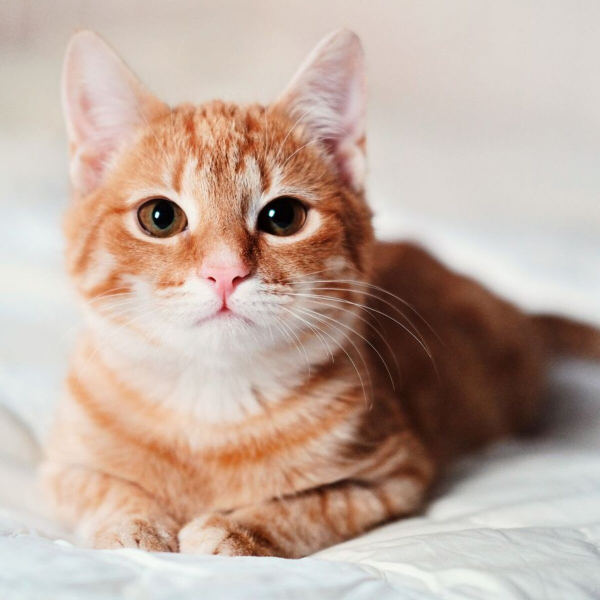
#> input picture dataset-card.jpg, 1200 x 1200 px, found by its file name (shown at 1/2 size)
$ jupyter execute 'IPPR EXP 1 part 1.ipynb'
#> lines starting #> are read from the running program, lines starting #| are printed output that depends on the picture; after the words box and inside, x2 and y2 are one past the last pixel; in counts of white or black regions, pixels touching at a corner belong together
[cell 1]
import cv2
import numpy as np
import matplotlib.pyplot as plt

# Input Image

[cell 2]
img = cv2.imread(r"C:\Users\Soham M\Desktop\B.Tech\IPPR\dataset-card.jpg")
#> img is the input picture: shape (1200, 1200, 3); mean B, G, R 160.2, 172.1, 193.3

img_rgb = cv2.cvtColor(img, cv2.COLOR_BGR2RGB)

plt.imshow(img_rgb)
plt.title("Original Image")
plt.axis("off")

# Arithmetic Operations

[cell 3]
bright = cv2.add(img, np.ones(img.shape, dtype='uint8') * 50)
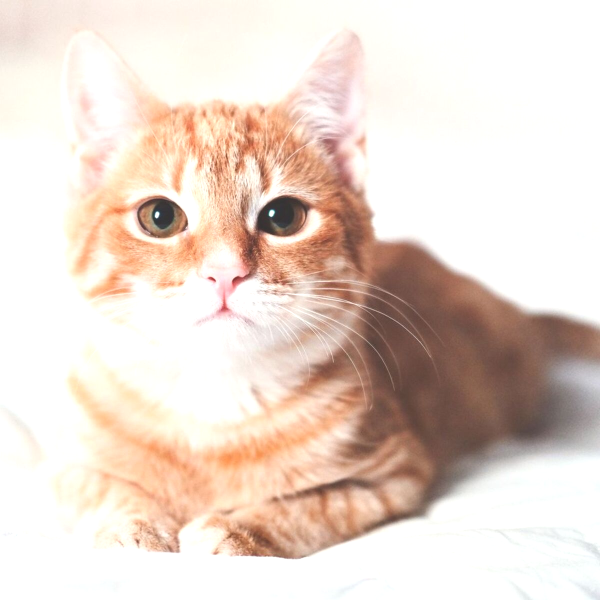
#> bright: shape (1200, 1200, 3) (shown at 1/2 size); mean B, G, R 205.8, 216.3, 232.5
bright_rgb = cv2.cvtColor(bright, cv2.COLOR_BGR2RGB)

plt.imshow(bright_rgb)
plt.title("Image Addition (Brightness Increased)")
plt.axis("off")

[cell 4]
dark = cv2.subtract(img, np.ones(img.shape, dtype='uint8') * 100)
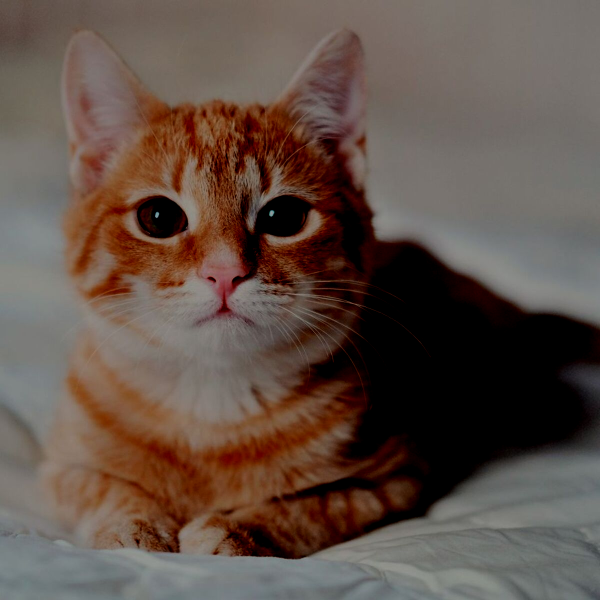
#> dark: shape (1200, 1200, 3) (shown at 1/2 size); mean B, G, R 71.5, 80.2, 96.6
dark_rgb = cv2.cvtColor(dark, cv2.COLOR_BGR2RGB)

plt.imshow(dark_rgb)
plt.title("Image Subtraction (Brightness Decreased)")
plt.axis("off")

[cell 5]
mul = cv2.multiply(img, np.array([1.2]))
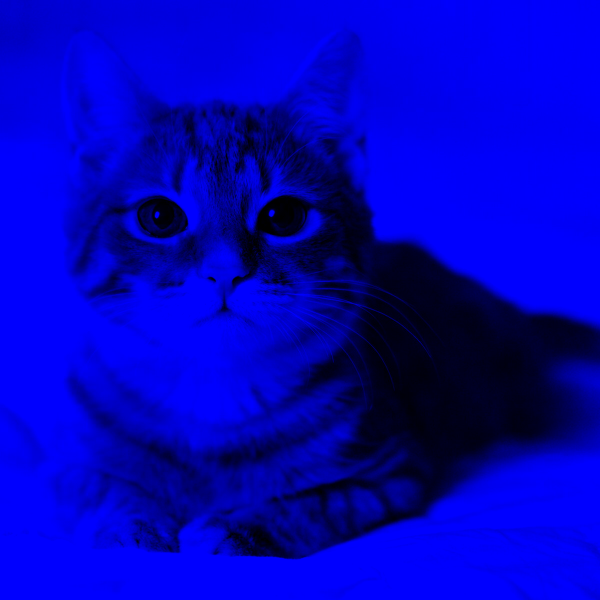
#> mul: shape (1200, 1200, 3) (shown at 1/2 size); mean B, G, R 189.5, 0, 0
mul_rgb = cv2.cvtColor(mul, cv2.COLOR_BGR2RGB)

plt.imshow(mul_rgb)
plt.title("Image Multiplication")
plt.axis("off")

[cell 6]
div = cv2.divide(img, np.array([1.5]))
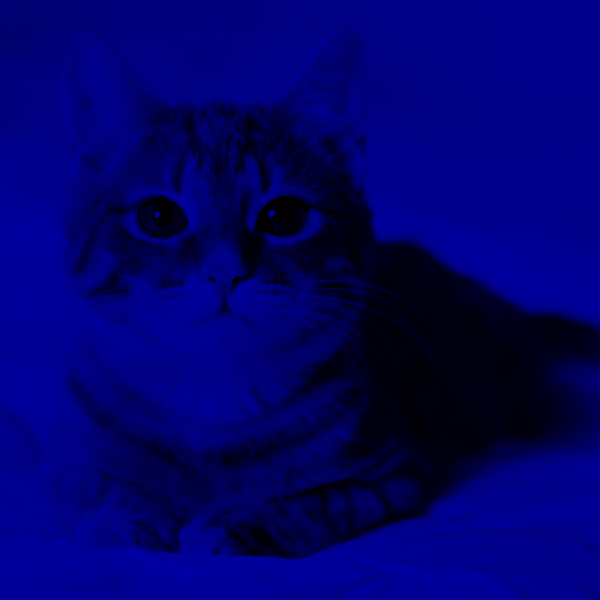
#> div: shape (1200, 1200, 3) (shown at 1/2 size); mean B, G, R 106.8, 0, 0
div_rgb = cv2.cvtColor(div, cv2.COLOR_BGR2RGB)

plt.imshow(div_rgb)
plt.title("Image Division")
plt.axis("off")

# Logical Operations

[cell 7]
gray = cv2.cvtColor(img, cv2.COLOR_BGR2GRAY)
plt.imshow(gray, cmap='gray')
plt.title("Grayscale Image")
plt.axis("off")

[cell 8]
_, mask = cv2.threshold(gray, 120, 255, cv2.THRESH_BINARY)
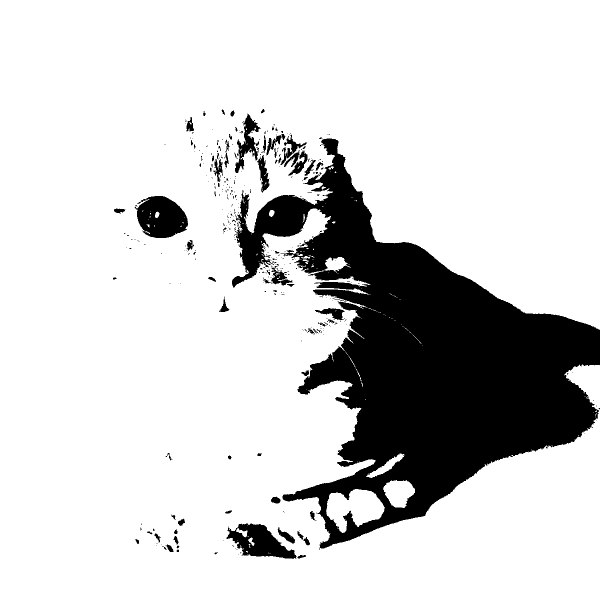
#> mask: shape (1200, 1200) (shown at 1/2 size); 82.2% white; 382 black regions (308 under 20 px), largest, box (x1, y1, x2, y2) and area: (464, 277, 1200, 1097) 232309, (269, 392, 376, 476) 6413, (452, 1047, 594, 1118) 5266
plt.imshow(mask, cmap='gray')
plt.title("Binary Mask")
plt.axis("off")

[cell 9]
bit_and = cv2.bitwise_and(img, img, mask=mask)
bit_and_rgb = cv2.cvtColor(bit_and, cv2.COLOR_BGR2RGB)

plt.imshow(bit_and_rgb)
plt.title("Bitwise AND")
plt.axis("off")

[cell 10]
bit_or = cv2.bitwise_or(img, img, mask=mask)
bit_or_rgb = cv2.cvtColor(bit_or, cv2.COLOR_BGR2RGB)

plt.imshow(bit_or_rgb)
plt.title("Bitwise OR")
plt.axis("off")

[cell 11]
bit_xor = cv2.bitwise_xor(img, img, mask=mask)
#> bit_xor: shape (1200, 1200, 3); every value is 0
bit_xor_rgb = cv2.cvtColor(bit_xor, cv2.COLOR_BGR2RGB)

plt.imshow(bit_xor_rgb)
plt.title("Bitwise XOR")
plt.axis("off")

[cell 12]
bit_not = cv2.bitwise_not(img)
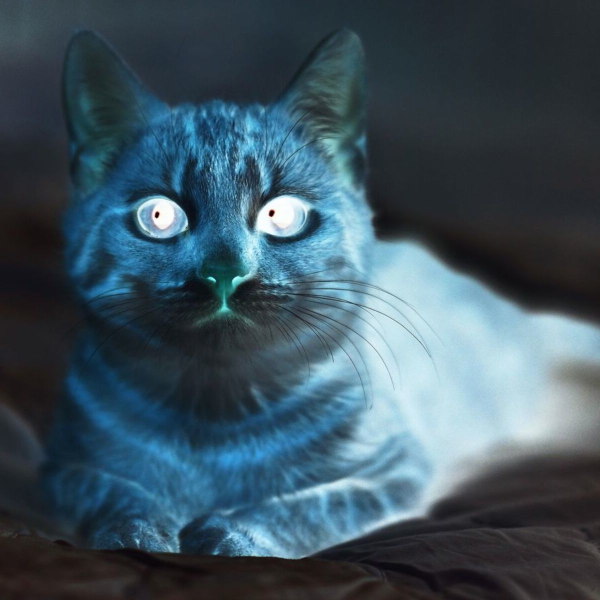
#> bit_not: shape (1200, 1200, 3) (shown at 1/2 size); mean B, G, R 94.8, 82.9, 61.7
bit_not_rgb = cv2.cvtColor(bit_not, cv2.COLOR_BGR2RGB)

plt.imshow(bit_not_rgb)
plt.title("Bitwise NOT (Negative Image)")
plt.axis("off")

# Image Resizing

[cell 13]
resized = cv2.resize(img, (300, 300), interpolation=cv2.INTER_LINEAR)
resized_rgb = cv2.cvtColor(resized, cv2.COLOR_BGR2RGB)

plt.imshow(resized_rgb)
plt.title("Resized Image")
plt.axis("off")

# Rotation and Translation

[cell 14]
(h, w) = img.shape[:2]
#> h = 1200; w = 1200
center = (w//2, h//2)
#> center = (600, 600)

matrix = cv2.getRotationMatrix2D(center, 45, 1.0)
rotated = cv2.warpAffine(img, matrix, (w, h))
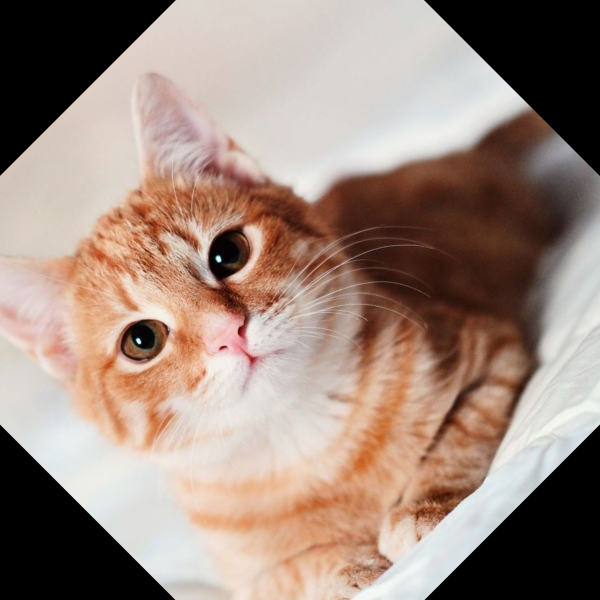
#> rotated: shape (1200, 1200, 3) (shown at 1/2 size); mean B, G, R 124.9, 136.1, 156.6
rotated_rgb = cv2.cvtColor(rotated, cv2.COLOR_BGR2RGB)

plt.imshow(rotated_rgb)
plt.title("Rotated Image (45 Degrees)")
plt.axis("off")

[cell 15]
matrix_t = np.float32([[1, 0, 50],
                       [0, 1, 30]])

translated = cv2.warpAffine(img, matrix_t, (w, h))
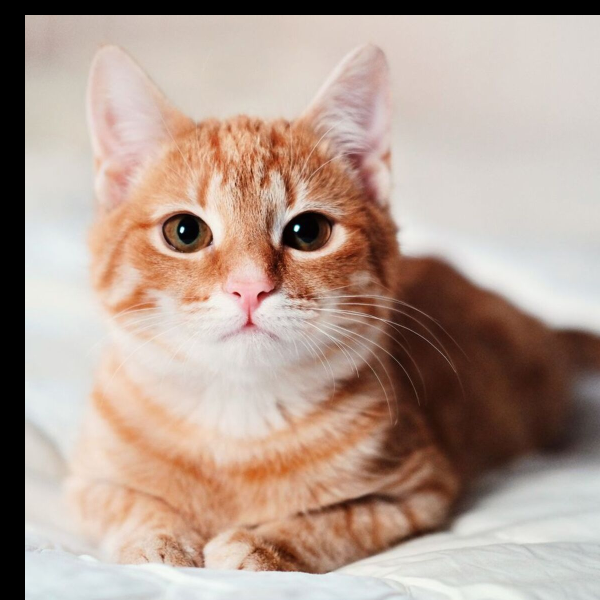
#> translated: shape (1200, 1200, 3) (shown at 1/2 size); mean B, G, R 147, 158.9, 180.2
translated_rgb = cv2.cvtColor(translated, cv2.COLOR_BGR2RGB)

plt.imshow(translated_rgb)
plt.title("Translated Image")
plt.axis("off")

# Additional Basic Operations

[cell 16]
edges = cv2.Canny(gray, 100, 200)
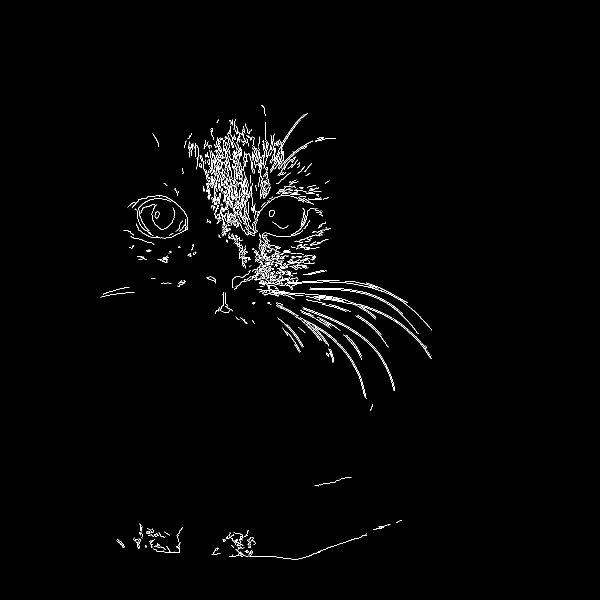
#> edges: shape (1200, 1200) (shown at 1/2 size); 1.3% white in thin lines or dots, all inside (x1, y1, x2, y2) = (201, 210, 864, 1119)
plt.imshow(edges, cmap='gray')
plt.title("Edge Detection (Canny)")
plt.axis("off")

[cell 17]
blur = cv2.GaussianBlur(img, (7,7), 0)
blur_rgb = cv2.cvtColor(blur, cv2.COLOR_BGR2RGB)

plt.imshow(blur_rgb)
plt.title("Gaussian Blurred Image")
plt.axis("off")

## Additional Task

[cell 18]
img1 = np.zeros((256, 256), dtype=np.uint8)

for i in range(256):
    for j in range(256):
        if j > i:
            img1[i, j] = 255   # White
        else:
            img1[i, j] = 0     # Black

plt.imshow(img1, cmap='gray')
plt.title("Diagonal Half Black–White Image")
plt.axis("off")

[cell 19]
img2 = np.zeros((256, 256), dtype=np.uint8)

img2[0:128, 0:128] = 0
img2[0:128, 128:256] = 255
img2[128:256, 0:128] = 255
img2[128:256, 128:256] = 0
plt.imshow(img2, cmap='gray')
plt.title("2x2 Quadrant Image")
plt.axis("off")

[cell 20]
img3 = np.zeros((256, 256), dtype=np.uint8)
block = 32

for i in range(0, 256, block):
    for j in range(0, 256, block):
        if (i//block + j//block) % 2 == 0:
            img3[i:i+block, j:j+block] = 255

plt.imshow(img3, cmap='gray')
plt.title("Chessboard Pattern")
plt.axis("off")

[cell 21]
import cv2
import numpy as np
import matplotlib.pyplot as plt

h, w = 200, 200

img0 = np.ones((h, w), dtype=np.uint8) * 255
img1 = np.ones((h, w), dtype=np.uint8) * 255

cv2.putText(img0, "0", (60, 140), cv2.FONT_HERSHEY_SIMPLEX,
            4, (0,), 8)

cv2.putText(img1, "1", (60, 140), cv2.FONT_HERSHEY_SIMPLEX,
            4, (0,), 8)

merged_overlay = cv2.addWeighted(img0, 0.5, img1, 0.5, 0)
plt.figure(figsize=(8, 4))

plt.subplot(1, 3, 3)
plt.title("Merged Image")
plt.imshow(merged_overlay, cmap="gray")
plt.axis("off")

plt.tight_layout()
plt.show()
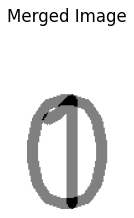
#> figure drawn by matplotlib, 1 panel
